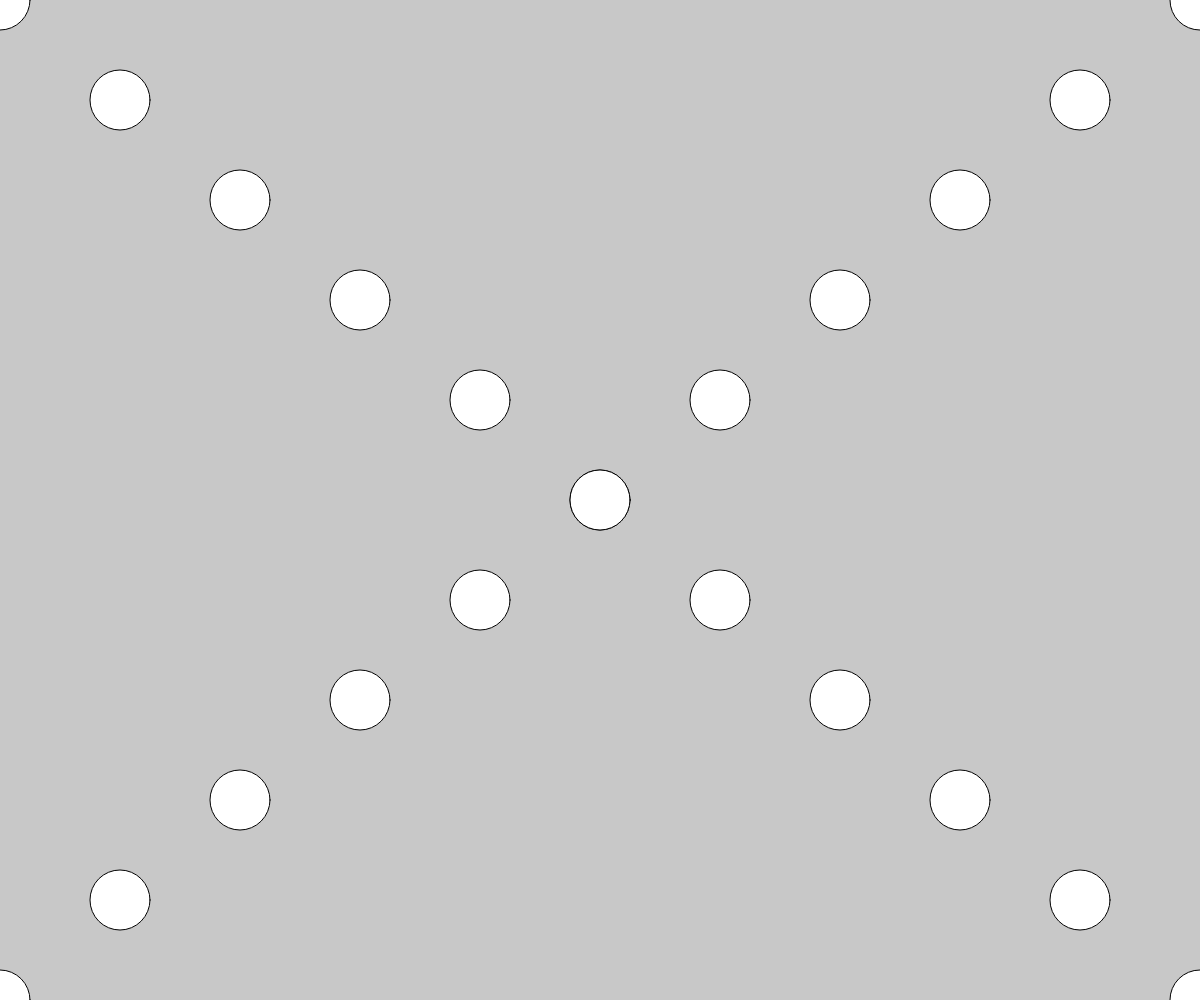
Frame 1 (no input)
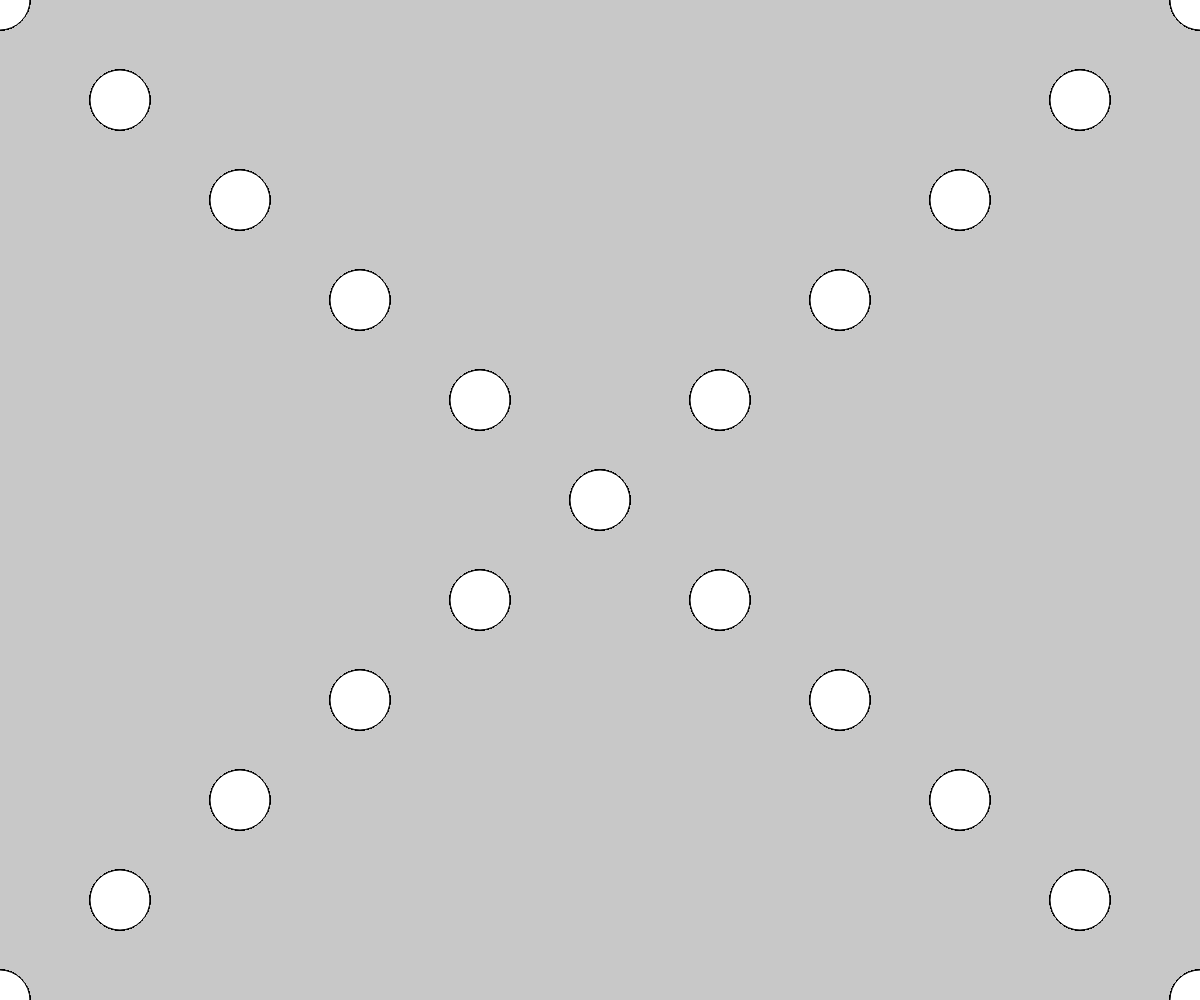
Frame 60 (no input)
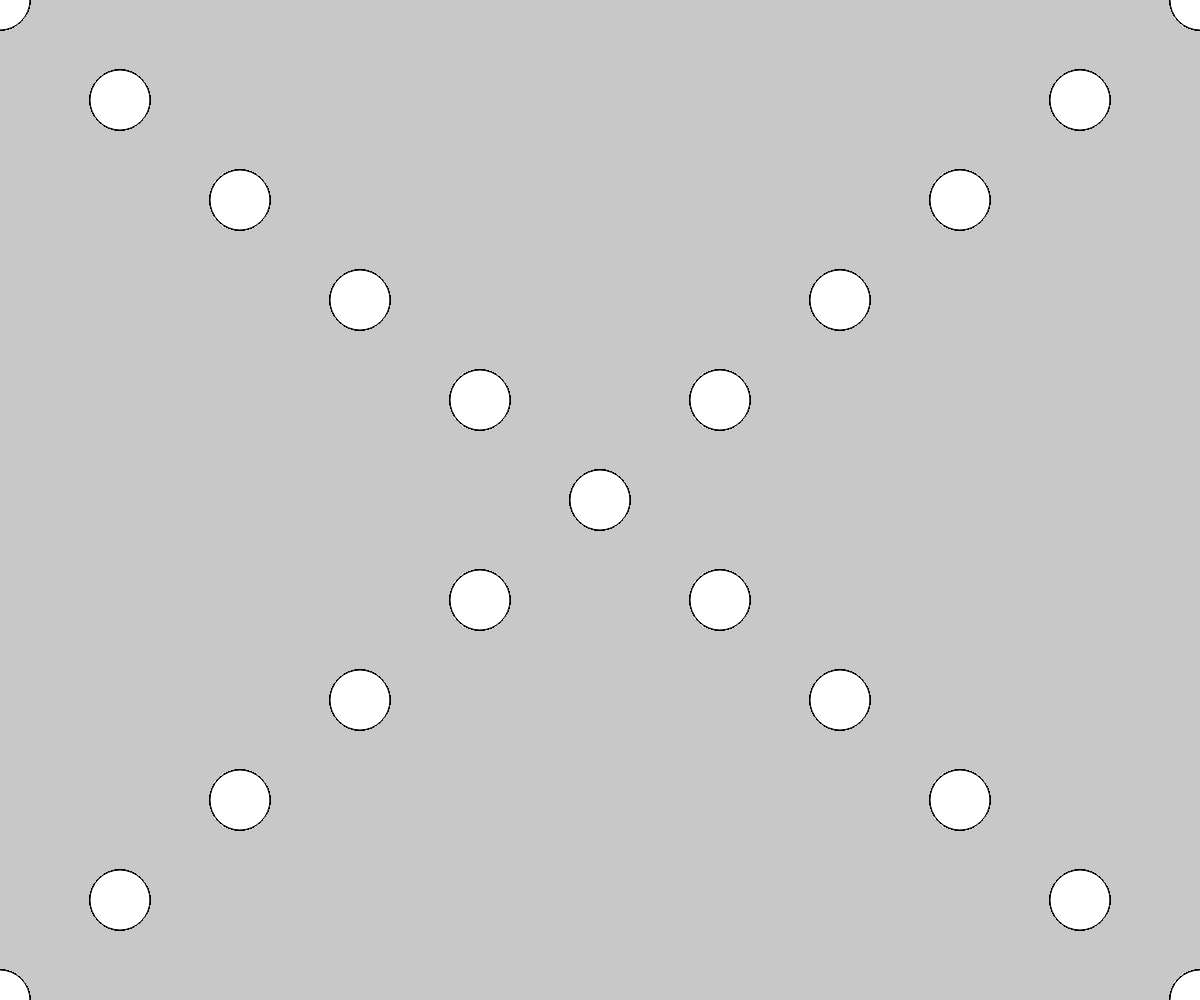
Frame 120 (the mouse pressed at the canvas centre since frame 60)

The p5.js sketch that drew these frames (run headless with seeded random() and noise() and a simulated clock; from frame 60 on, the mouse is pressed at the canvas centre):

// p5.js sketch
// ── sketch.js
// Warm Up Exerices:
// 1. Summing an array
// 2. Drawing with Loops Practice

let a = [22,11,5,5,90,80,70,60];
//       0,  1,,2,3,4,5 , 6,7
// a.legiht is 8



function setup() {


  createCanvas(windowWidth, windowHeight);
  background(200);

// TASK 1: Add up all the values in our array
//        and display the total in the console  
//   let total = 0;
//   for(let i = 0 ; i<a.length; i++) {
//     total = total + a[i];
//   }

// }

// for(let currentNUmber of a ){
//   total += currentNUmber;

// }

// function draw() {
  
// 
}

function draw(){

  for (let x = 0; x <= 10; x++){
    circle(windowWidth*(x/10), windowHeight*(x/10), 60);
    circle(windowWidth*(x/10), windowHeight - windowHeight*(x/10),60);
  }
}
